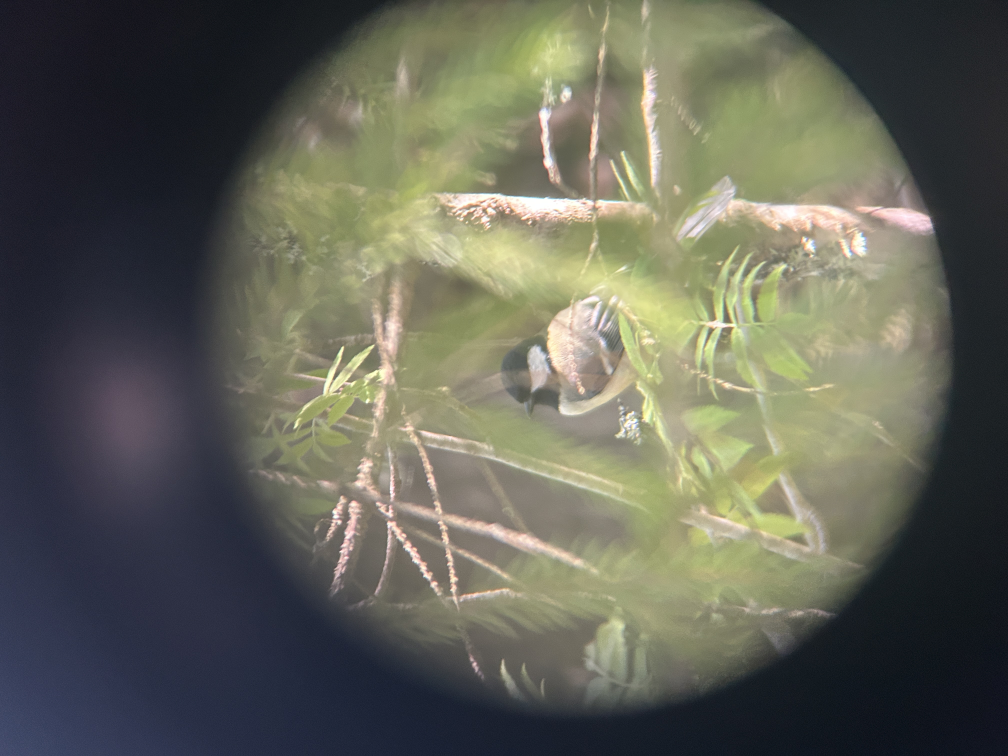
%> input picture image-processing-mini-project/images/great-tit-2.jpeg, 4032 x 3024 px (shown at 1/4 size)
$ octave great-tit.m   (GNU Octave 9; MATLAB toolbox functions it lacks are replaced by stand-ins)
%> lines starting %> are read from the running program, lines starting %| are printed output that depends on the picture; in (x1, y1, x2, y2) boxes, pixels count from 0 and x2, y2 are one past the last pixel; in counts of white or black regions, pixels touching at a corner belong together; the program's own positions count from 1
%% Lab 6: Mini Project – Your Image Pipeline
close all; clear; clc;

%% 1) Load your own image (object, face, landscape, etc.)
I_rgb = im2double(imread('great-tit-2.jpeg'));
I_rgb = rot90(I_rgb, -1); % -1 = 90° clockwise (1 = 90° counterclockwise)

% column row width height
rect = [520, 1500, 2200, 1700];
I_rgb = imcrop(I_rgb, rect); % crop

I_gray = rgb2gray(I_rgb);
figure;
imhist(I_gray);
title('Grayscale Histogram');
%> figure, not shown here; highest point at x = 0.58, y = 71373

figure;
imshow(I_gray, 'InitialMagnification', 100); % 1 image pixel = 1 screen pixel
title('Cropped Grayscale');

% RGB components
R = I_rgb(:,:,1); % Red channel
G = I_rgb(:,:,2); % Green channel
B = I_rgb(:,:,3); % Blue channel

figure;
montage({R, G, B}, 'Size', [1 3]);
title('Red | Green | Blue');

%% CHANGE TO FIND WHICH COLOR
I_cropped = G; % R appears to work best

%% 2) Pre-process: noise removal (all 3 channels)
R_filt = medfilt2(R, [3 3]);
G_filt = medfilt2(G, [3 3]);
B_filt = medfilt2(B, [3 3]);

figure;
imshow(G_filt, 'InitialMagnification', 100); % 1 image pixel = 1 screen pixel
title('filter (Green channel preview)');

%% 3) Enhance contrast (all 3 channels)
R_enh = imadjust(R_filt, [0.2 0.8], [0 1], 1.4); % R and G display head edges much better
G_enh = imadjust(G_filt, [0.2 0.8], [0 1], 1.4);
B_enh = imadjust(B_filt, [0.2 0.8], [0 1], 1.4); % B displays back and body edges better

figure;
imshow(B_enh, 'InitialMagnification', 100); % 1 image pixel = 1 screen pixel
title('contrast (Green channel preview)');
I_enh = B_enh;

%% edges in one
 % Extract features (combine R, G, B edges + morphological cleanup)
 edges_R = edge(R_enh, 'Canny', [0.08 0.2], 2.5);
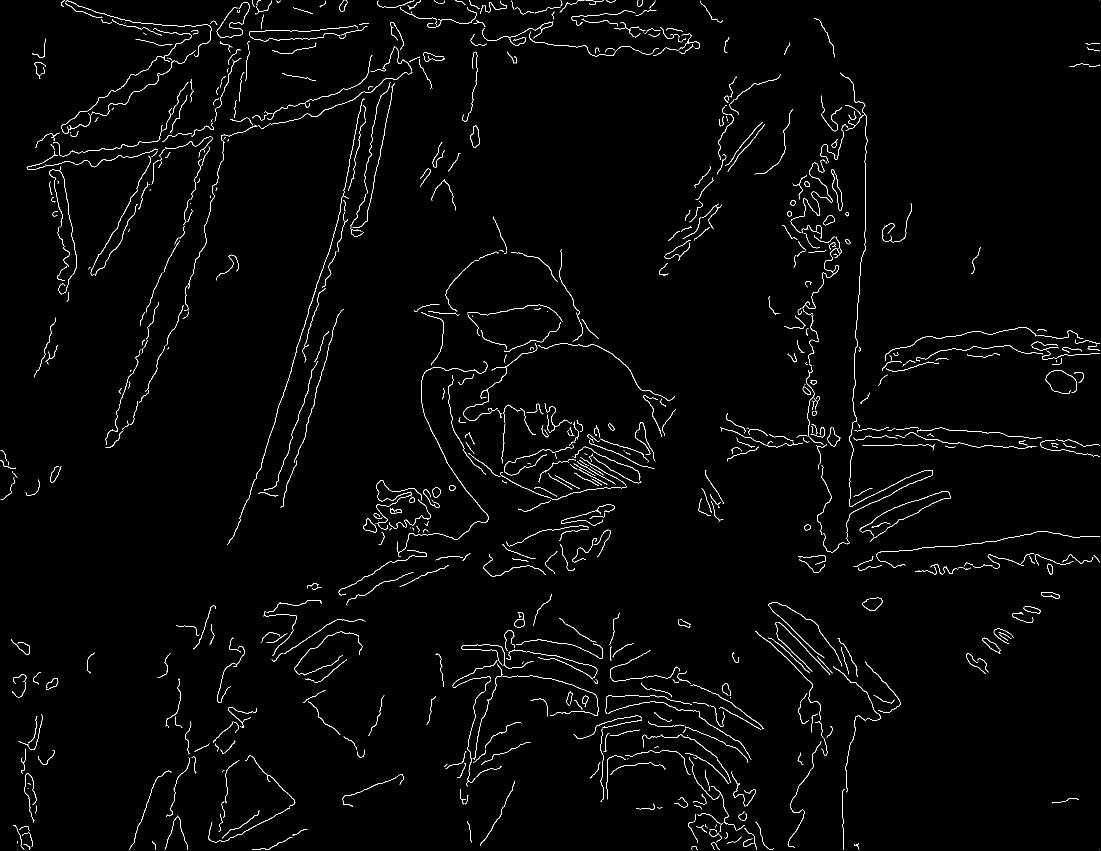
%> edges_R: size 1701x2201 logical (shown at 1/2 size); 1.7% white in thin lines or dots
 edges_G = edge(G_enh, 'Canny', [0.08 0.2], 2.5);
%> edges_G: size 1701x2201 logical; 1.8% white in thin lines or dots
 edges_B = edge(B_enh, 'Canny', [0.08 0.2], 2.5);
%> edges_B: size 1701x2201 logical; 1.6% white in thin lines or dots

 % Combine edges found in ANY of the three channels
 edges = edges_R | edges_G | edges_B;
%> edges: size 1701x2201 logical; 3.8% white in thin lines or dots

 edges_clean = imclose(edges, strel('disk', 5));       % bridges edge gaps in bird
%> edges_clean: size 1701x2201 logical; 7.8% white; 115 white regions (9 under 20 px), largest, box (x1, y1, x2, y2) and area: (516, 433, 1395, 1324) 58655, (53, 1, 895, 1100) 57699, (1410, 145, 2200, 1105) 41626
 edges_clean = bwareaopen(edges_clean, 950);          % removes tiny stray specs
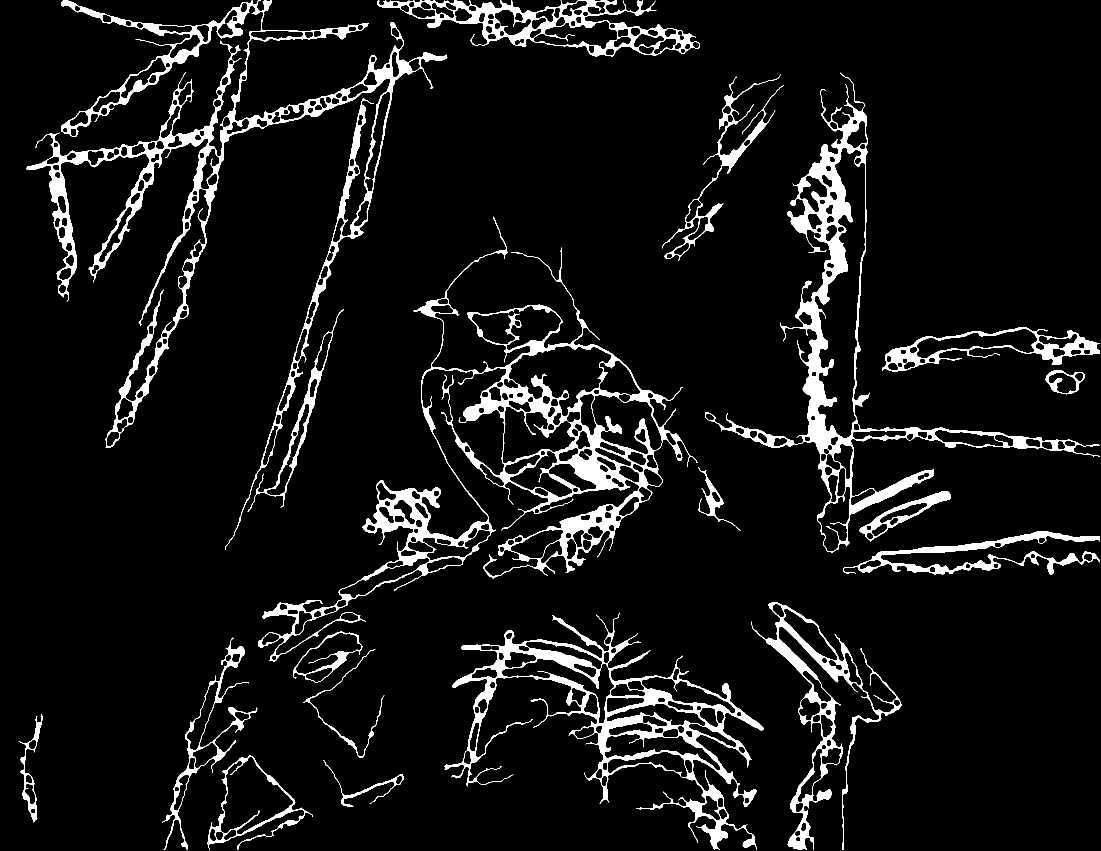
%> edges_clean: size 1701x2201 logical (shown at 1/2 size); 7.3% white; 19 white regions, largest, box (x1, y1, x2, y2) and area: (516, 433, 1395, 1324) 58655, (53, 1, 895, 1100) 57699, (1410, 145, 2200, 1105) 41626

 figure;
 imshow(edges_clean, 'InitialMagnification', 100);
 title('Combined RGB Closed & Cleaned Outline');

 % --- Method B: Region-based (Multi-Level Otsu Segmentation) ---
 thresh = multithresh(B_enh, 2);       % Finds 2 Otsu thresholds: [dark_cutoff, bright_cutoff]
%> thresh = [0.369 0.663]
 dark_parts   = R_enh < thresh(1);     % Captures bird's black cap & bib R captures head better
%> dark_parts: size 1701x2201 logical; 9% white; 1025 white regions (869 under 20 px), largest, box (x1, y1, x2, y2) and area: (0, 0, 348, 490) 61435, (1710, 418, 1996, 770) 47193, (1232, 138, 1429, 438) 31819
 bright_parts = B_enh > thresh(2);     % Captures bird's white cheek & bright chest B
%> bright_parts: size 1701x2201 logical; 9.1% white; 386 white regions (193 under 20 px), largest, box (x1, y1, x2, y2) and area: (928, 689, 1379, 936) 49840, (1543, 1209, 1801, 1701) 38956, (1621, 242, 1735, 879) 38868

 bird_mask = imclose(dark_parts | bright_parts, strel('disk', 6)); % Connects dark head & bright chest
%> bird_mask: size 1701x2201 logical; 20.4% white; 288 white regions (145 under 20 px), largest, box (x1, y1, x2, y2) and area: (1588, 242, 2193, 1092) 161931, (0, 0, 451, 545) 124578, (841, 505, 1391, 998) 114365
 bird_mask = bwareaopen(bird_mask, 850);                           % Removes small stray blobs
 otsu_outline = bwperim(bird_mask);                                % Extracts 1-pixel outline of the mask
%> otsu_outline: size 1701x2201 logical; 1% white in thin lines or dots

 figure;
 montage({dark_parts, bright_parts}, 'Size', [1 2]);
 title('Otsu Dark | Otsu Bright |');

 figure;
 montage({edges_clean, bright_parts}, 'Size', [1 2]);
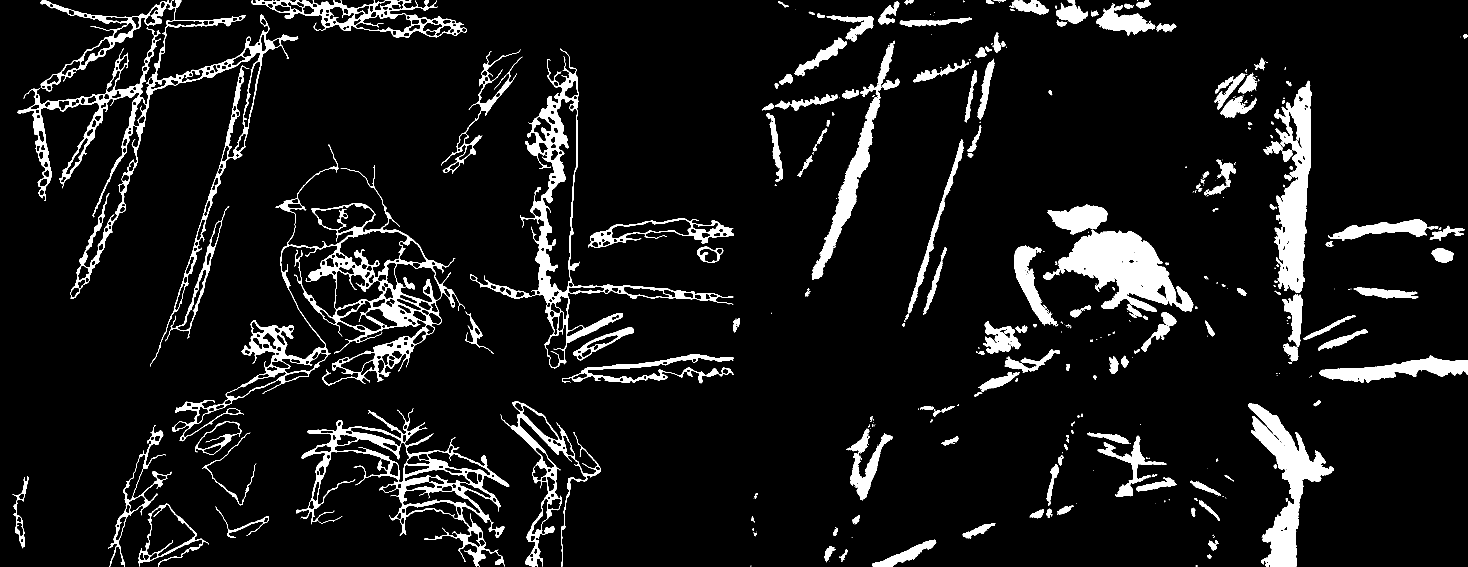
%> displayed picture: size 1701x4402 logical (shown at 1/3 size); 8.2% white; 405 white regions (193 under 20 px), largest, box (x1, y1, x2, y2) and area: (516, 433, 1395, 1324) 58655, (53, 1, 895, 1100) 57699, (3129, 689, 3580, 936) 49840
 title('Canny edge detection | Otsu Bright |');
edges_clean = edges_clean | bright_parts; %| dark_parts;
%> edges_clean: size 1701x2201 logical; 14.3% white; 200 white regions (145 under 20 px), largest, box (x1, y1, x2, y2) and area: (516, 433, 1395, 1324) 127603, (53, 0, 895, 1100) 107865, (1410, 145, 2200, 1105) 83040
 figure;
 imshow(edges_clean, 'InitialMagnification', 100);
 title('combination');

%% 4) Extract features (optimize R, G, B separately, then combine)
se = strel('disk', 6);

% imclose bridges edge gaps in bird - Expands white edge lines by 6 pixels and then shaving off pixels that do not happen to touch other pixels
% bwareaopen Removes tiny stray specs - evaluates connected white pixels if a group has less than 150 connected, it removes that group

% % --- Red channel (strong chest & cheek contrast) ---
% edges_R = edge(R_enh, 'Canny', [0.08 0.20], 2.5);
% clean_R = bwareaopen(imclose(edges_R, se), 150);
%
% % --- Green channel (balanced overall structure) ---
% edges_G = edge(G_enh, 'Canny', [0.08 0.20], 2.5);
% clean_G = bwareaopen(imclose(edges_G, se), 850);
%
% % --- Blue channel (strongest separation on yellow chest, slightly noisier) ---
% edges_B = edge(B_enh, 'Canny', [0.10 0.25], 2.5);
% clean_B = bwareaopen(imclose(edges_B, se), 1000);
%
% % Combine the cleaned outlines from all three channels
% edges_clean = clean_R | clean_G | clean_B;
%
% figure;
% montage({clean_R, clean_G, clean_B, edges_clean}, 'Size', [1 4]);
% title('Clean R | Clean G | Clean B | Combined Outline');
%% 5) Optional frequency-domain mask
F = fftshift(fft2(I_enh));
[M, N] = size(F);
%> M = 1701; N = 2201
[u, v] = meshgrid(-N/2:N/2-1, -M/2:M/2-1);
H = double(sqrt(u.^2 + v.^2) < 60);
I_lp = real(ifft2(ifftshift(F .* H)));
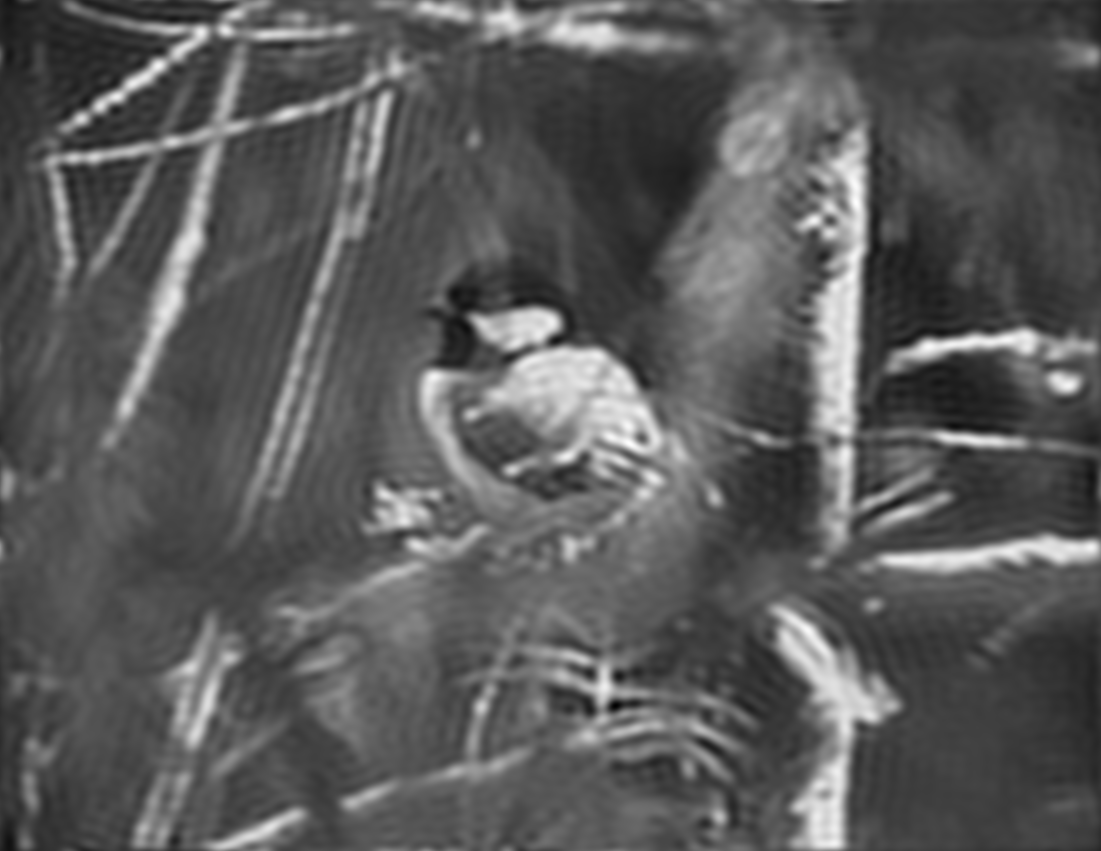
%> I_lp: size 1701x2201 double (shown at 1/2 size); min -0.0507, max 1.17, mean 0.379; drawn with min black and max white

figure;
imshow(I_lp, 'InitialMagnification', 100);
title('low pass filter');

%% 6) Visualization
figure;
montage({I_cropped, I_filt, I_enh, edges_clean, I_lp}, 'Size', [1 5]);
%> (this line was passed over: I_filt is not available in this run)
title('Cropped | Denoised | Enhanced | Cleaned Edges | LP result');
